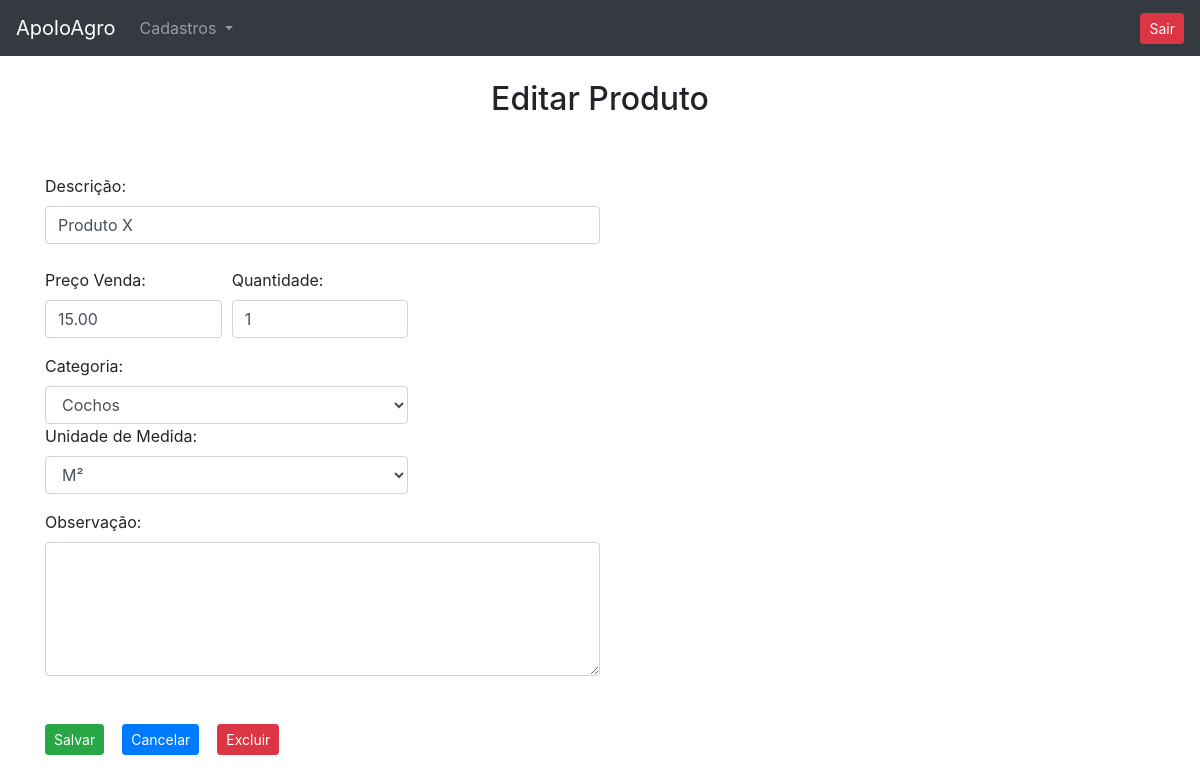
/edita_produto/1 (signed in), run on the app's committed database.
### cadastros/models.py (models this page shows, shortened)
class Produtos(models.Model):
    descricao = models.CharField(max_length=50)
    preco_venda = models.DecimalField(max_digits=10, decimal_places=2)
    quantidade = models.IntegerField()
    observacao = models.TextField(blank=True, null=True)
    categoria = models.ForeignKey(Categorias, on_delete=models.DO_NOTHING)
    und = models.ForeignKey(UnidadeMedida, on_delete=models.DO_NOTHING)
    class Meta:
        verbose_name = 'Produto'

### cadastros/views.py (the view, shortened to what this page needs)
# urls.py: path('edita_produto/<int:id>', views.edita_produto, name='edita_produto'),
def edita_produto(request, id):
    if request.session.get('usuario'):
        produto = Produtos.objects.get(id=id)
        categorias = Categorias.objects.filter(produto=True)
        und_medidas = UnidadeMedida.objects.all()
        contexto = {'produto': produto, 'categorias': categorias, 'usuario_logado': request.session.get('usuario'),
                    'und_medidas':und_medidas}
        return render(request, 'edita_produto.html', contexto)

### cadastros/models.py (called while the page is built)
    def __str__(self):
        return self.descricao

### cadastros/templatetags/format_decimal.py (called while the page is built)
@register.filter(name='format_decimal')
def format_decimal(value):
    try:
        value = format(value)
    except:
        pass
    return value

### cadastros/templates/edita_produto.html (shortened to what this page needs)
{% extends 'base.html' %}
{% load format_decimal %}
{% block 'conteudo' %}
<div class="container">
    <div style="text-align: center">
        <br>
        <h2>Editar Produto</h2>
    </div>
    <br>
    <br>
    <form method="POST" action="{% url 'edita_produto' produto.id %}">{% csrf_token %}
        <label>Descrição:</label>
        <input style="width: 50%" name="descricao" class="form-control" type="text" value="{{produto.descricao}}" required placeholder="Digite a descrição">
        <br>
        <div class="form-row">
            <div class="form-group col-md-2">
                <label>Preço Venda:</label>
                <input type="number" step="any" name="preco_venda" class="form-control" value="{{produto.preco_venda|format_decimal}}">
            </div>
            <div class="form-group col-md-2">
                <label>Quantidade:</label>
                <input type="number" name="quantidade" class="form-control" value="{{produto.quantidade}}">
            </div>
        </div>
        <div class="form-row">
            <div class="form-group col-md-4">
                <label>Categoria:</label>
                <select name="categoria" class="form-control">
                    {% for cat in categorias %}
                        {% if produto.categoria == cat %}
                            <option value="{{cat.id}}" selected>{{cat}}</option>
                        {% else %}
                            <option value="{{cat.id}}">{{cat}}</option>
                        {% endif %}
                    {% endfor %}
                </select>
                <label>Unidade de Medida:</label>
                <select name="und_medida" class="form-control">
                    {% for und in und_medidas %}
                        {% if produto.und == und %}
                            <option value="{{und.id}}" selected>{{und.sigla}}</option>
                        {% else %}
                            <option value="{{und.id}}">{{und.sigla}}</option>
                        {% endif %}
                    {% endfor %}
                </select>
            </div>
        </div>
        <label>Observação:</label>
        <textarea style="width: 50%" class="form-control" name="observacao" rows="5">{{produto.observacao}}</textarea>
        <br>
        <br>
        <input class="btn btn-success btn-sm" type="Submit" value="Salvar">&nbsp&nbsp&nbsp
        <a href="{% url 'produtos' %}" class="btn btn-primary btn-sm">Cancelar</a>&nbsp&nbsp&nbsp
        <button type="button" class="btn btn-danger btn-sm" data-toggle="modal" data-target="#exampleModal">
            Excluir
        </button>
    </form>
</div>
{% endblock %}

### data on the page
Produtos: descricao "Produto X", preco_venda "15.00", quantidade "1"

### other printed values
form field categoria "Cochos"
form field und_medida "M²"
